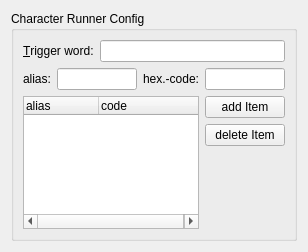
<?xml version="1.0" encoding="UTF-8"?>
<ui version="4.0">
 <author>Anton Kreuzkamp</author>
 <class>CharacterRunnerConfigUi</class>
 <widget class="QWidget" name="CharacterRunnerConfigUi">
  <property name="geometry">
   <rect>
    <x>0</x>
    <y>0</y>
    <width>308</width>
    <height>252</height>
   </rect>
  </property>
  <layout class="QVBoxLayout" name="verticalLayout">
   <item>
    <widget class="QGroupBox" name="main">
     <property name="title">
      <string>Character Runner Config</string>
     </property>
     <layout class="QVBoxLayout" name="verticalLayout_2">
      <item>
       <layout class="QHBoxLayout" name="layout_trigger">
        <item>
         <widget class="QLabel" name="label_trigger">
          <property name="text">
           <string>&amp;Trigger word:</string>
          </property>
          <property name="buddy">
           <cstring>edit_trigger</cstring>
          </property>
         </widget>
        </item>
        <item>
         <widget class="KLineEdit" name="edit_trigger">
          <property name="showClearButton" stdset="0">
           <bool>true</bool>
          </property>
         </widget>
        </item>
       </layout>
      </item>
      <item>
       <layout class="QHBoxLayout" name="layout_shortcut">
        <item>
         <widget class="QLabel" name="label_alias">
          <property name="text">
           <string>alias:</string>
          </property>
         </widget>
        </item>
        <item>
         <widget class="QLineEdit" name="edit_alias">
          <property name="text">
           <string/>
          </property>
         </widget>
        </item>
        <item>
         <widget class="QLabel" name="label_hex">
          <property name="text">
           <string>hex.-code:</string>
          </property>
         </widget>
        </item>
        <item>
         <widget class="QLineEdit" name="edit_hex">
          <property name="text">
           <string/>
          </property>
         </widget>
        </item>
       </layout>
      </item>
      <item>
       <layout class="QHBoxLayout" name="layout_list">
        <item>
         <widget class="QTreeWidget" name="list">
          <property name="columnCount">
           <number>2</number>
          </property>
          <attribute name="headerDefaultSectionSize">
           <number>75</number>
          </attribute>
          <attribute name="headerDefaultSectionSize">
           <number>75</number>
          </attribute>
          <column>
           <property name="text">
            <string notr="true">alias</string>
           </property>
          </column>
          <column>
           <property name="text">
            <string notr="true">code</string>
           </property>
          </column>
         </widget>
        </item>
        <item>
         <layout class="QVBoxLayout" name="layout_Itemactions">
          <item>
           <widget class="QPushButton" name="addItem">
            <property name="text">
             <string>add Item</string>
            </property>
           </widget>
          </item>
          <item>
           <widget class="QPushButton" name="deleteItem">
            <property name="text">
             <string>delete Item</string>
            </property>
           </widget>
          </item>
          <item>
           <spacer name="verticalSpacer_2">
            <property name="orientation">
             <enum>Qt::Vertical</enum>
            </property>
            <property name="sizeHint" stdset="0">
             <size>
              <width>20</width>
              <height>40</height>
             </size>
            </property>
           </spacer>
          </item>
         </layout>
        </item>
       </layout>
      </item>
      <item>
       <spacer name="verticalSpacer">
        <property name="orientation">
         <enum>Qt::Vertical</enum>
        </property>
        <property name="sizeHint" stdset="0">
         <size>
          <width>20</width>
          <height>40</height>
         </size>
        </property>
       </spacer>
      </item>
     </layout>
    </widget>
   </item>
  </layout>
 </widget>
 <customwidgets>
  <customwidget>
   <class>KLineEdit</class>
   <extends>QLineEdit</extends>
   <header>klineedit.h</header>
  </customwidget>
 </customwidgets>
 <tabstops>
  <tabstop>edit_trigger</tabstop>
 </tabstops>
 <resources/>
 <connections/>
</ui>
